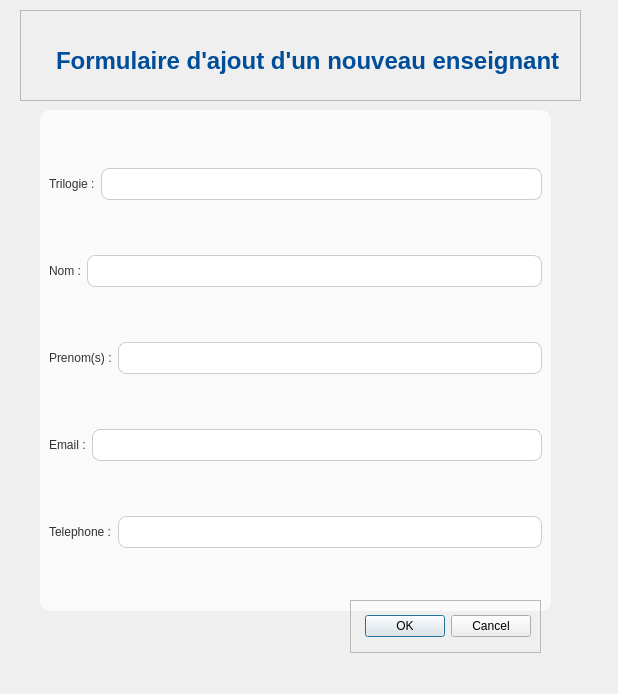
<?xml version="1.0" encoding="UTF-8"?>
<ui version="4.0">
 <class>form_enseignant</class>
 <widget class="QDialog" name="form_enseignant">
  <property name="geometry">
   <rect>
    <x>0</x>
    <y>0</y>
    <width>618</width>
    <height>694</height>
   </rect>
  </property>
  <property name="windowTitle">
   <string>Dialog</string>
  </property>
  <widget class="QWidget" name="widget" native="true">
   <property name="geometry">
    <rect>
     <x>-10</x>
     <y>10</y>
     <width>611</width>
     <height>676</height>
    </rect>
   </property>
   <widget class="QFrame" name="frame">
    <property name="geometry">
     <rect>
      <x>30</x>
      <y>0</y>
      <width>561</width>
      <height>91</height>
     </rect>
    </property>
    <property name="styleSheet">
     <string notr="true">QLabel#label {
    /* Couleur du texte, cohérente avec votre interface */
    color: #004D99; 
    /* Taille de police beaucoup plus grande */
    font-size: 24px; 
    /* Police en gras */
    font-weight: bold;
    /* Marge interne pour l'espacement */
    padding: 20px 0 10px 20px;
}</string>
    </property>
    <property name="frameShape">
     <enum>QFrame::Shape::StyledPanel</enum>
    </property>
    <property name="frameShadow">
     <enum>QFrame::Shadow::Raised</enum>
    </property>
    <layout class="QVBoxLayout" name="verticalLayout_2">
     <item>
      <widget class="QLabel" name="label">
       <property name="styleSheet">
        <string notr="true"/>
       </property>
       <property name="text">
        <string>Formulaire d'ajout d'un nouveau enseignant</string>
       </property>
      </widget>
     </item>
    </layout>
   </widget>
   <widget class="QFrame" name="frame_2">
    <property name="geometry">
     <rect>
      <x>50</x>
      <y>100</y>
      <width>511</width>
      <height>501</height>
     </rect>
    </property>
    <property name="styleSheet">
     <string notr="true">QLabel{
color:#333333;
QLabel	font-size:14px;
font: 700 9pt &quot;Segoe UI&quot;;
}
QLineEdit, QComboBox {
    /* Hauteur standard pour le champ */
    min-height: 30px; 
    /* Arrière-plan */
    background-color: white; 
    /* Bordure fine */
    border: 1px solid #CCCCCC;
    /* Coins légèrement arrondis */
    border-radius: 8px; 
    /* Espace interne pour le texte */
    padding: 0 10px; 
}

/* Style au survol ou à la sélection pour un feedback visuel */
QLineEdit:focus, QComboBox:focus {
    border: 2px solid #007BFF; /* Bordure bleue plus épaisse */
}
QFrame {
    /* Blanc cassé pour le conteneur des champs */
    background-color: #FAFAFA; 
    border-radius: 10px; /* Optionnel : pour les bords internes */
    /* Ajouter un peu d'ombre pour le faire ressortir (un peu plus complexe, mais très bel effet) */
    /* box-shadow: 2px 2px 5px rgba(0, 0, 0, 0.1); */
}</string>
    </property>
    <property name="frameShape">
     <enum>QFrame::Shape::StyledPanel</enum>
    </property>
    <property name="frameShadow">
     <enum>QFrame::Shadow::Raised</enum>
    </property>
    <layout class="QVBoxLayout" name="verticalLayout">
     <item>
      <layout class="QHBoxLayout" name="horizontalLayout">
       <item>
        <widget class="QLabel" name="label_2">
         <property name="text">
          <string>Trilogie :</string>
         </property>
        </widget>
       </item>
       <item>
        <widget class="QLineEdit" name="lineEdit"/>
       </item>
      </layout>
     </item>
     <item>
      <layout class="QHBoxLayout" name="horizontalLayout_2">
       <item>
        <widget class="QLabel" name="label_3">
         <property name="text">
          <string>Nom :</string>
         </property>
        </widget>
       </item>
       <item>
        <widget class="QLineEdit" name="lineEdit_2"/>
       </item>
      </layout>
     </item>
     <item>
      <layout class="QHBoxLayout" name="horizontalLayout_3">
       <item>
        <widget class="QLabel" name="label_4">
         <property name="text">
          <string>Prenom(s) :</string>
         </property>
        </widget>
       </item>
       <item>
        <widget class="QLineEdit" name="lineEdit_3"/>
       </item>
      </layout>
     </item>
     <item>
      <layout class="QHBoxLayout" name="horizontalLayout_4">
       <item>
        <widget class="QLabel" name="label_5">
         <property name="text">
          <string>Email :</string>
         </property>
        </widget>
       </item>
       <item>
        <widget class="QLineEdit" name="lineEdit_4"/>
       </item>
      </layout>
     </item>
     <item>
      <layout class="QHBoxLayout" name="horizontalLayout_5">
       <item>
        <widget class="QLabel" name="label_6">
         <property name="text">
          <string>Telephone :</string>
         </property>
        </widget>
       </item>
       <item>
        <widget class="QLineEdit" name="lineEdit_5"/>
       </item>
      </layout>
     </item>
    </layout>
   </widget>
   <widget class="QFrame" name="frame_3">
    <property name="geometry">
     <rect>
      <x>360</x>
      <y>590</y>
      <width>191</width>
      <height>53</height>
     </rect>
    </property>
    <property name="styleSheet">
     <string notr="true">QDialogButtonBox{
background-color: #28a745; 
color: white;
 border-radius: 8px;
 font-weight: bold;
 padding: 5px 15px;
}</string>
    </property>
    <property name="frameShape">
     <enum>QFrame::Shape::StyledPanel</enum>
    </property>
    <property name="frameShadow">
     <enum>QFrame::Shadow::Raised</enum>
    </property>
    <layout class="QVBoxLayout" name="verticalLayout_3">
     <item>
      <widget class="QDialogButtonBox" name="buttonBox">
       <property name="orientation">
        <enum>Qt::Orientation::Horizontal</enum>
       </property>
       <property name="standardButtons">
        <set>QDialogButtonBox::StandardButton::Cancel|QDialogButtonBox::StandardButton::Ok</set>
       </property>
      </widget>
     </item>
    </layout>
   </widget>
  </widget>
 </widget>
 <resources/>
 <connections>
  <connection>
   <sender>buttonBox</sender>
   <signal>accepted()</signal>
   <receiver>form_enseignant</receiver>
   <slot>accept()</slot>
   <hints>
    <hint type="sourcelabel">
     <x>248</x>
     <y>254</y>
    </hint>
    <hint type="destinationlabel">
     <x>157</x>
     <y>274</y>
    </hint>
   </hints>
  </connection>
  <connection>
   <sender>buttonBox</sender>
   <signal>rejected()</signal>
   <receiver>form_enseignant</receiver>
   <slot>reject()</slot>
   <hints>
    <hint type="sourcelabel">
     <x>316</x>
     <y>260</y>
    </hint>
    <hint type="destinationlabel">
     <x>286</x>
     <y>274</y>
    </hint>
   </hints>
  </connection>
 </connections>
</ui>
